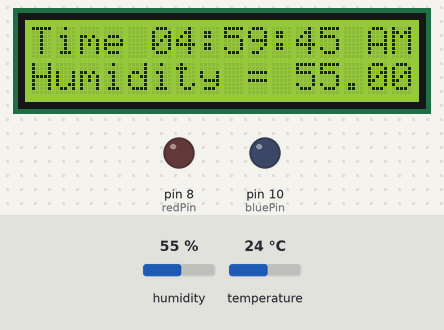
Recording of a sketch running on a simulated Arduino Uno, built with avr-gcc and run on an emulated ATmega328P. Shown: 16×2 character LCD, output pins drawn as LEDs (lit = HIGH). The test bench sets the inputs (shaded band); at power-on: humidity 55 %, temperature 24 °C. What the sketch prints to the serial monitor is not drawn.

Above: at 0.2 s.
1.3 s: humidity set to 22 %
At 3.1 s:
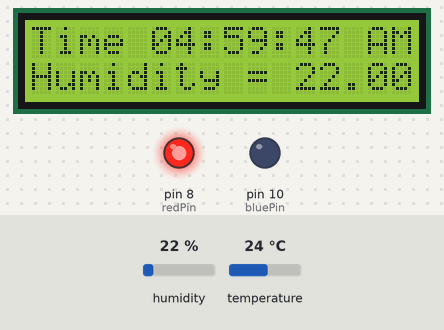
5.5 s: humidity set to 40 %
At 7.3 s:
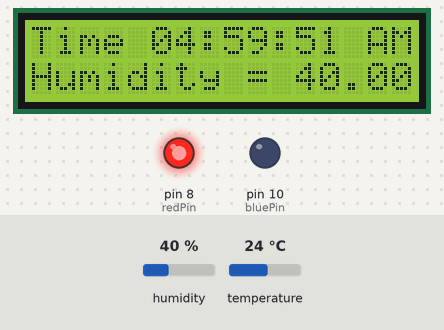
9.2 s: humidity set to 68 %
At 18.4 s:
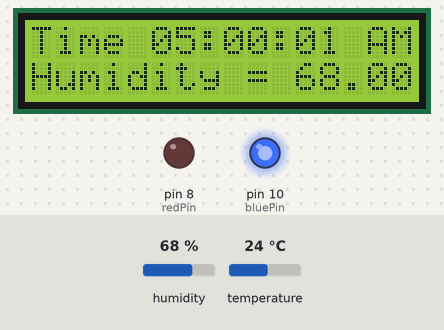
Timing chart, 0 to 23.4 s (numbered marks = the images above; inputs shaded):
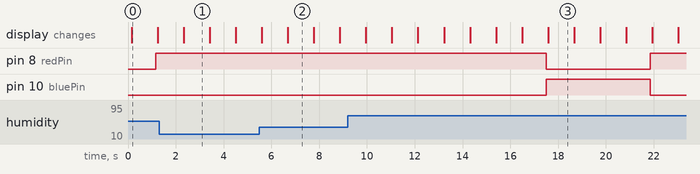

Measured:
- what the display in image 0 shows lasts 1.0 s, from 0.2 s to 1.2 s

The sketch:

drip_drop_sensor.ino
```cpp
#include <LiquidCrystal.h>
#include <dht.h>
dht DHT;
#define DHT11_PIN 9

const int rs = 12, en = 11, d4 = 5, d5 = 4, d6 = 3, d7 = 2;
LiquidCrystal lcd(rs, en, d4, d5, d6, d7);
int cs=13;// pin 13 for contrast PWM
const int contrast = 100;// default contrast
int h=4;
int m=59;
int s=45;
int flag=0; //PM
int bluePin=10;
int redPin=8;

// For accurate Time reading, use Arduino Real Time Clock and not just delay()
static uint32_t last_time, now = 0; // RTC


void setup()
{
  Serial.begin(9600);
  pinMode(bluePin,OUTPUT);
  pinMode(redPin,OUTPUT);

  lcd.begin(16,2);
  analogWrite(cs,contrast);// Adjust Contrast VO
  now=millis(); // read RTC initial value


// For accurate Time reading, use Arduino Real Time Clock and not just delay()
static uint32_t last_time, now = 0; // RTC
}


void loop()
{
  lcd.begin(16,2);// every second
// Update LCD Display
// Print TIME in Hour, Min, Sec + AM/PM
 lcd.setCursor(0,0);
 lcd.print("Time ");
 if(h<10)lcd.print("0");// always 2 digits
 lcd.print(h);
 lcd.print(":");
 if(m<10)lcd.print("0");
 lcd.print(m);
 lcd.print(":");
 if(s<10)lcd.print("0");
 lcd.print(s);

 if(flag==0) lcd.print(" AM");
 if(flag==1) lcd.print(" PM");

 if(s==60){
  s=0;
  m=m+1;
 }
 if(m==60)
 {
  m=0;
  h=h+1;
 }
 if(h==13)
 {
  h=1;
  flag=flag+1;
  if(flag==2)flag=0;
 }
 s=s+1; //increment sec. counting

 lcd.setCursor(0,1);// for Line 2
  int chk = DHT.read11(DHT11_PIN);
 // Serial.println(DHT.temperature);
  if(s%2 == 0)
  {
  lcd.print("Humidity = ");
  lcd.println(DHT.humidity);
  }
  delay(1000);

  if(h == 5 && m ==0 && s<5 && flag == 0 && DHT.humidity < 85)
  {
    digitalWrite(redPin,LOW);
    digitalWrite(bluePin,HIGH);
    Serial.print("i am now watering the flowers");
    Serial.print("\n");
  }
  else
  {
    digitalWrite(redPin,HIGH);
    digitalWrite(bluePin,LOW);
  }
}
```
